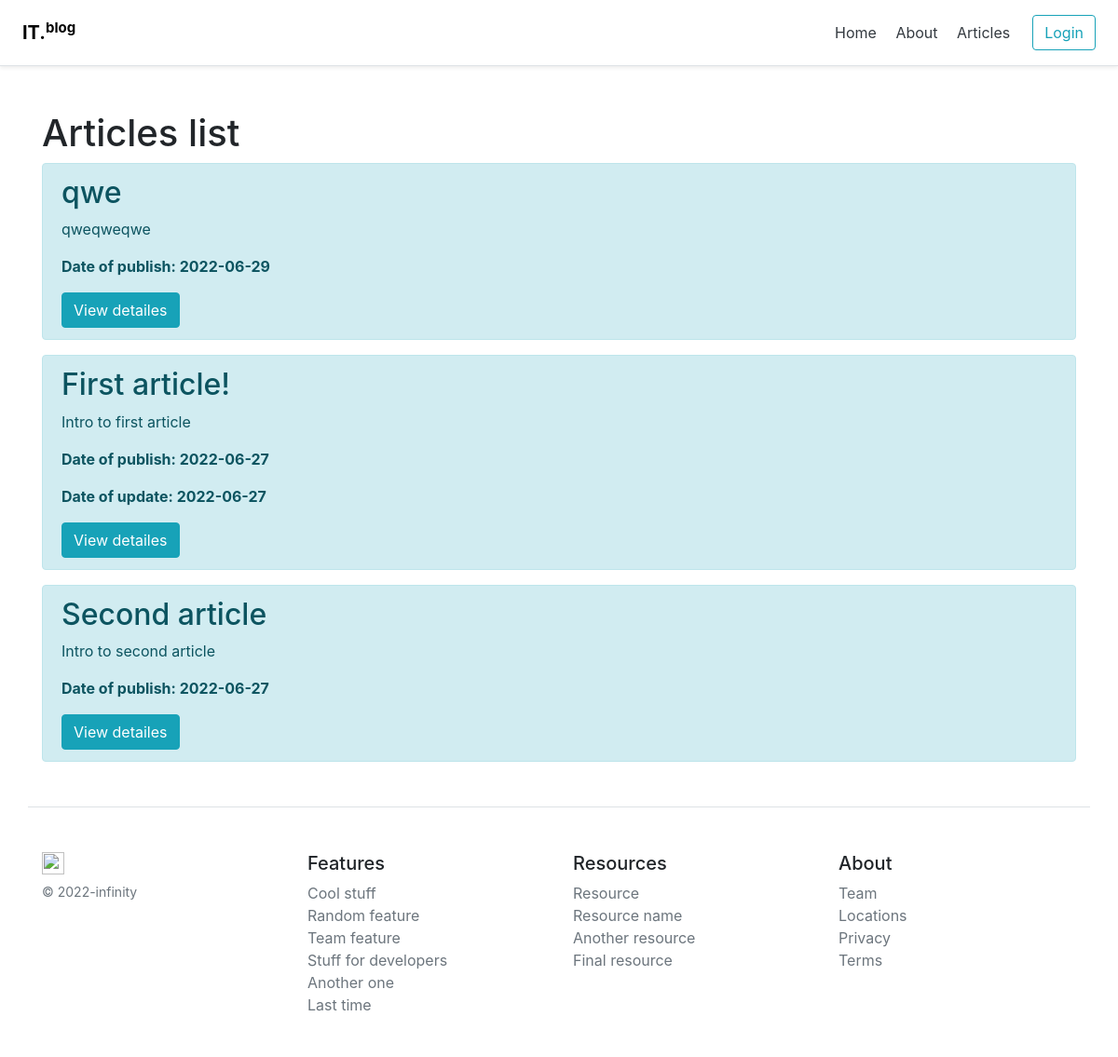
Page /posts on the earlier database version.
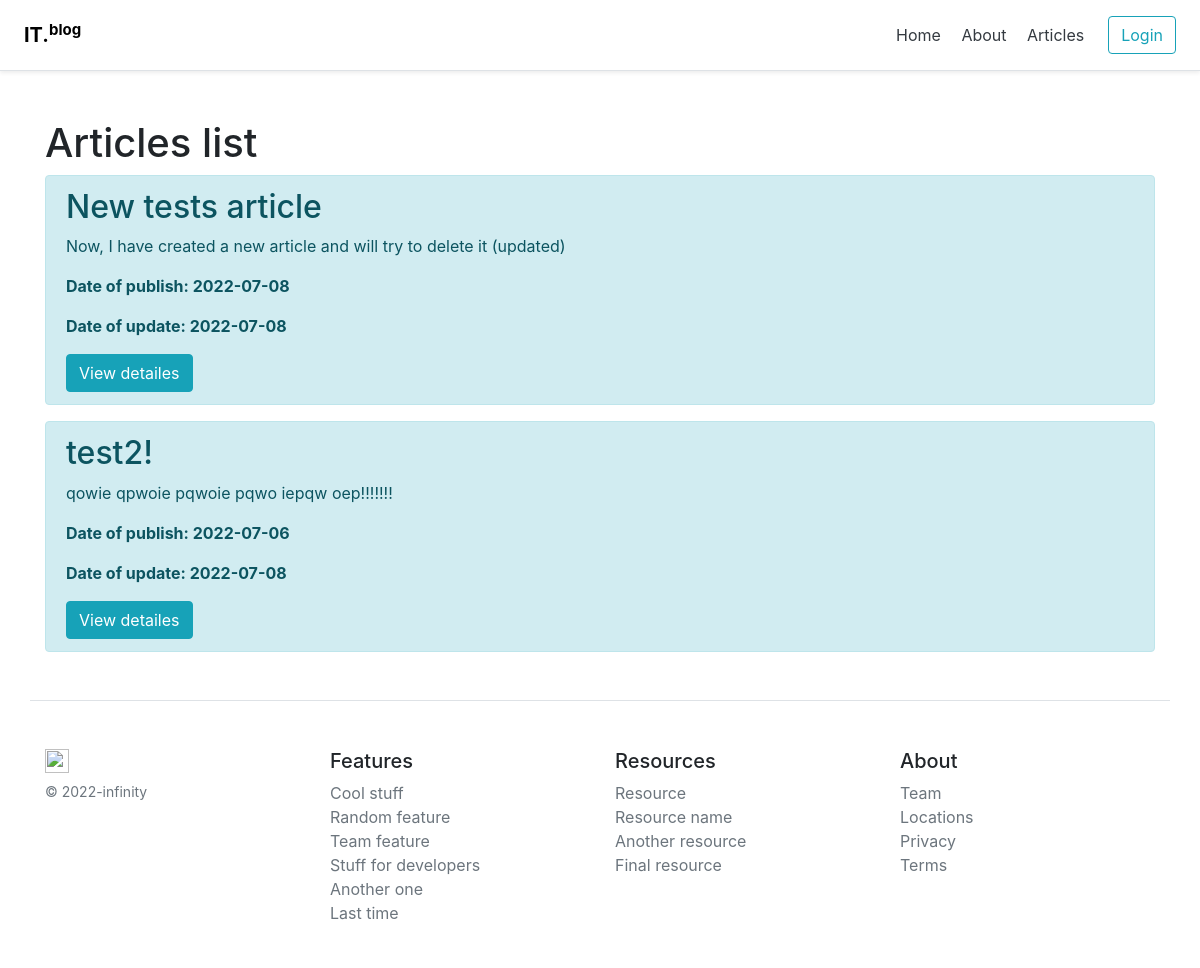
Same page on the later database version.
### models.py (models this page shows, shortened)
class Article(Base):
    __tablename__ = 'article'
    id = Column(Integer, primary_key=True, autoincrement=True)
    user_id = Column(Integer, ForeignKey('user.id'), nullable=False)
    title = Column(String(100), nullable=False)
    intro = Column(String(300), nullable=False)
    text = Column(Text, nullable=False)
    dlm = Column(DateTime, default=datetime.utcnow)
    creation_date = Column(DateTime, default=datetime.utcnow)

### routes.py (the view)
@app.route('/posts')
def posts():
    articles = db.session.query(Article).order_by(Article.dlm.desc()).all()
    return render_template('posts.html', articles=articles)

### templates/posts.html (shortened to what this page needs)
{% extends 'base/base.html' %}
{% block body %}
    <div class="container mt-5">
        <h1> Articles list</h1>
        {% if articles|length > 0 %}
            {% for article in articles %}
               <div class="alert alert-info">
                 <h2>{{ article.title }}</h2>
                 <p>{{ article.intro }}</p>
                 {% if article.dlm > article.creation_date %}
                    <p><strong>Date of publish: {{ article.creation_date.date() }}</strong></p>
                    <p><strong>Date of update: {{ article.dlm.date() }}</strong></p>
                 {% else %}
                    <p><strong>Date of publish: {{ article.creation_date.date() }}</strong></p>
                 {% endif %}
                 <a href="/posts/{{ article.id }}" class="btn btn-info">View detailes</a>
               </div>
            {% endfor %}
        {% else %}
            <p>There is no articles yet</p>
        {% endif %}
    </div>
{% endblock %}

### templates/base/base.html (shortened to what this page needs)
<!doctype html>
<html lang="en">
<head>
    <link rel="stylesheet" href="https://cdn.jsdelivr.net/npm/bootstrap@4.6.1/dist/css/bootstrap.min.css">
</head>
<body>
  <div class="d-flex flex-column flex-md-row align-items-center p-3 px-md-4 mb-3 bg-white border-bottom shadow-sm">
      <h5 class="my-0 mr-md-auto font-weight-normal"><a href="/" style="color: black"><strong>IT.<sup>blog</sup></strong></a></h5>
      <nav class="my-2 my-md-0 mr-md-3">
        <a class="p-2 text-dark" href="/">Home</a>
        <a class="p-2 text-dark" href="/about">About</a>
        <a class="p-2 text-dark" href="/posts">Articles</a>
      </nav>
      {% if current_user.is_authenticated %}
        <p class="mr-3">Hello, {{ current_user.username }}</p>
        <a class="btn btn-warning mr-3" href="/add-article">Add article</a>
        <a class="btn btn-outline-info" href="{{ url_for('users.logout') }}">Logout</a>
      {% else %}
        <a class="btn btn-outline-info" href="{{ url_for('users.login') }}" >Login</a>
      {% endif %}
    </div>
{% block body %}{% endblock %}
<footer class="container pt-4 my-md-5 pt-md-5 border-top">
    <div class="row">
      <div class="col-12 col-md">
        <img class="mb-2" src="/docs/4.3/assets/brand/bootstrap-solid.svg" alt="" width="24" height="24">
        <small class="d-block mb-3 text-muted">© 2022-infinity</small>
      </div>
      <div class="col-6 col-md">
        <h5>Features</h5>
        <ul class="list-unstyled text-small">
          <li><a class="text-muted" href="#">Cool stuff</a></li>
          <li><a class="text-muted" href="#">Random feature</a></li>
          <li><a class="text-muted" href="#">Team feature</a></li>
          <li><a class="text-muted" href="#">Stuff for developers</a></li>
          <li><a class="text-muted" href="#">Another one</a></li>
          <li><a class="text-muted" href="#">Last time</a></li>
        </ul>
      </div>
      <div class="col-6 col-md">
        <h5>Resources</h5>
        <ul class="list-unstyled text-small">
          <li><a class="text-muted" href="#">Resource</a></li>
          <li><a class="text-muted" href="#">Resource name</a></li>
          <li><a class="text-muted" href="#">Another resource</a></li>
          <li><a class="text-muted" href="#">Final resource</a></li>
        </ul>
      </div>
      <div class="col-6 col-md">
        <h5>About</h5>
        <ul class="list-unstyled text-small">
          <li><a class="text-muted" href="#">Team</a></li>
          <li><a class="text-muted" href="#">Locations</a></li>
          <li><a class="text-muted" href="#">Privacy</a></li>
          <li><a class="text-muted" href="#">Terms</a></li>
        </ul>
      </div>
    </div>
  </footer>
</body>
</html>

Differences in the rows shown:
removed Article: title "qwe", intro "qweqweqwe", creation_date "2022-06-29"
removed Article: title "First article!", intro "Intro to first article", creation_date "2022-06-27", dlm "2022-06-27"
removed Article: title "Second article", intro "Intro to second article", creation_date "2022-06-27"
added Article: title "New tests article", intro "Now, I have created a new article and will try to delete it (updated)", creation_date "2022-07-08", dlm "2022-07-08"
added Article: title "test2!", intro "qowie qpwoie pqwoie pqwo iepqw oep!!!!!!!", creation_date "2022-07-06", dlm "2022-07-08"
